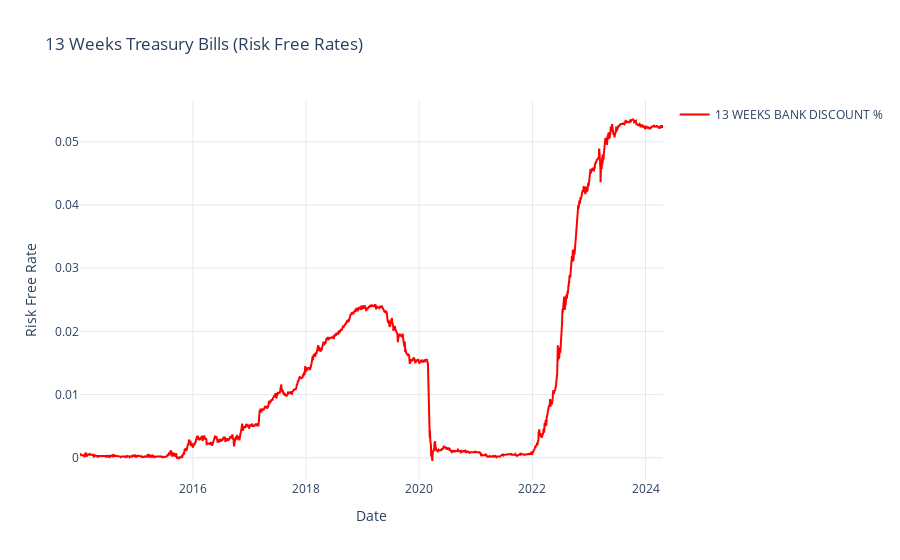

Notebook code cell kept with this figure:
### Code cell
import plotly.graph_objects as go
import pandas as pd

# Sample DataFrame - replace 'rate' with your actual DataFrame variable name
# rate = pd.read_csv('your_data.csv')

# Assuming 'Date' is already in datetime format; if not, convert it:
# rate['Date'] = pd.to_datetime(rate['Date'])

# Create trace
trace = go.Scatter(x=rate['Date'], y=rate['Risk Free Rate'], mode='lines', name='13 WEEKS BANK DISCOUNT %', line=dict(color='red'))

# Create the figure
fig = go.Figure(data=[trace])

# Update layout
fig.update_layout(
    title='13 Weeks Treasury Bills (Risk Free Rates)',
    xaxis_title='Date',
    yaxis_title='Risk Free Rate',
    hovermode='x unified',
    template='plotly_white'  # This adds a clean white background similar to your Matplotlib style
)

# Add grid lines
fig.update_xaxes(showgrid=True, gridwidth=0.5, gridcolor='lightgrey')
fig.update_yaxes(showgrid=True, gridwidth=0.5, gridcolor='lightgrey')

# Remove right and top lines
fig.update_layout(showlegend=True, plot_bgcolor='white', xaxis_showspikes=True, yaxis_showspikes=True)

# Show the plot
fig.show()

### Figure 1 — Plotly figure (JSON) as saved in the notebook; plotly's stock layout.template omitted (floating-point values rounded to 4 significant figures; data arrays with more than 128 entries replaced by an {"elided": "..."} marker saying what was removed)
{"data": [{"line": {"color": "red"}, "mode": "lines", "name": "13 WEEKS BANK DISCOUNT %", "type": "scatter", "x": {"elided": "2579 str values"}, "y": {"elided": "2579 float values"}}], "layout": {"hovermode": "x unified", "plot_bgcolor": "white", "showlegend": true, "title": {"text": "13 Weeks Treasury Bills (Risk Free Rates)"}, "xaxis": {"gridcolor": "lightgrey", "gridwidth": 0.5, "showgrid": true, "showspikes": true, "title": {"text": "Date"}}, "yaxis": {"gridcolor": "lightgrey", "gridwidth": 0.5, "showgrid": true, "showspikes": true, "title": {"text": "Risk Free Rate"}}}}
